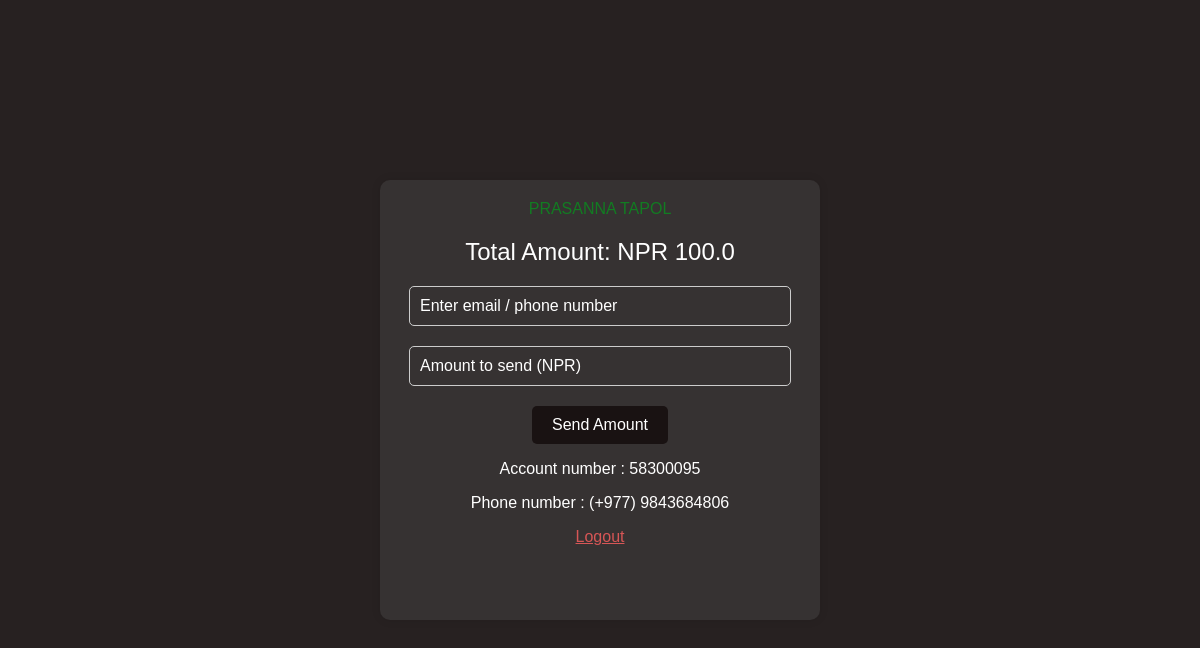
The page /topup/send_amount (signed in) on the database its author committed.
### bank/models.py (models this page shows, shortened)
class Bank(models.Model):
    fullname = models.CharField(max_length=100)
    account_number = models.CharField(max_length=12, unique=True)
    email = models.EmailField(unique=True)
    phone = models.CharField(max_length=20,unique=True)
    password=models.CharField(max_length=256)
    amount = models.FloatField(default=0.00)
    nagrita_no = models.CharField(max_length=100)
    created_at = models.DateTimeField(auto_now_add=True)
    updated_at = models.DateTimeField(auto_now=True)

### topup/views.py (the view, shortened to what this page needs)
# urls.py: path('send_amount',views.send_amount,name='send_amount'),
@csrf_exempt
def send_amount(request):
    context={
        'bank_id':None,
        'fullname':'',
        'amount':'',
        'account_number':''
    }
    bank_id = request.session.get('bank_id')
    if bank_id:
        context['bank_id']=bank_id
        context['amount']=Bank.objects.get(id=bank_id).amount
        context['fullname']=Bank.objects.get(id=bank_id).fullname
        context['account_number']=Bank.objects.get(id=bank_id).account_number
        context['phone']=Bank.objects.get(id=bank_id).phone
    print(bank_id)
    return render(request, 'send_amount.html',context)

### templates/send_amount.html (shortened to what this page needs)
<!DOCTYPE html>
<html lang="en">
<head>
</head>
<body>
    <form method="post">
        <div class="container">
            <div class="title">{{fullname}} </div>
            <div class="total-amount">Total Amount: NPR <span id='totalAmt'>{{amount}}</span></div>
            <input type="text" class="input-field" placeholder="Enter email / phone number" name="email" required />
            <input type="text" class="input-field" placeholder="Amount to send (NPR)" name="amount" required />
            <button type="submit" class="send-button">
                Send Amount
            </button>
            {% if bank_id is None %}
            <div class='login'>
                <span>To send money ,please click </span><a href="{%url 'bank_login'%}">Login</a>
            </div>
            {% else %}
            <div class='logout'>
                <p>Account number : <span class='name'>{{account_number}} </span> </p>
                <p>Phone number : (+977) <span class='name'>{{phone}} </span> </p>
                <a href="{%url 'bank_logout'%}">Logout</a>
            </div>
            {% endif %}
        </div>
    </form>
</body>
</html>

### templates/send_amount.html (style rules this page uses)
body { font-family: Arial, sans-serif; background: #272121; margin: 0; padding: 0; display: flex; flex-direction: column; justify-content: center; align-items: center; height: 100vh; }
.container { width: 400px; height: 400px; text-align: center; background: #363232; color: #fff; padding: 20px; border-radius: 10px; box-shadow: 0 0 10px rgba(0, 0, 0, 0.1); }
.title { font-size: 16px; margin-bottom: 20px; text-transform: uppercase; color: #127c22; }
.total-amount { font-size: 24px; margin-bottom: 20px; }
.input-field { display: block; width: 90%; padding: 10px; border: 1px solid #ccc; border-radius: 5px; font-size: 16px; outline: none; background-color: #363232; caret-color: white; color: white; margin: auto; margin-bottom: 20px; }
.input-field::placeholder { color: white; }
.send-button { padding: 10px 20px; font-size: 16px; color: #fff; background-color: #191212; border: none; border-radius: 5px; cursor: pointer; }
.logout a { text-decoration: underline; color: #d75656; }

### rows shown on the page
Bank: fullname "PRASANNA TAPOL", amount "100.0", account_number "58300095", phone "9843684806"
